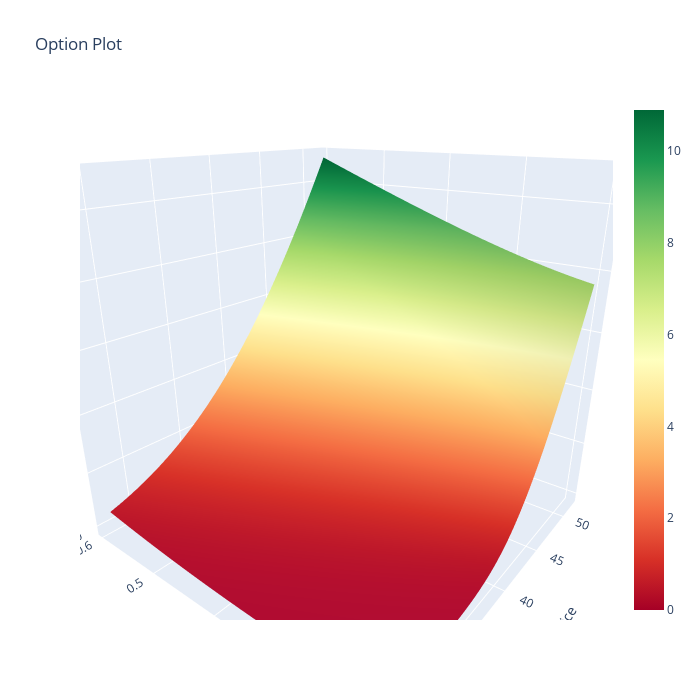

Source (notebook cell):
### Code cell
import plotly.graph_objects as go

fig = go.Figure(data=[go.Surface(x=shock_grid.prices(), y=shock_grid.volatilities(), z=valuations, colorscale="rdylgn")])
fig.update_layout(title="Option Plot", width=700, height=700)
fig.update_scenes(xaxis_title_text='Price', yaxis_title_text='Volatility', zaxis_title_text='BSM Valuation')
fig.show()

### Figure 1 — Plotly figure (JSON) as saved in the notebook; plotly's stock layout.template omitted (floating-point values rounded to 4 significant figures; data arrays with more than 128 entries replaced by an {"elided": "..."} marker saying what was removed)
{"data": [{"colorscale": [[0, "rgb(165,0,38)"], [0.1, "rgb(215,48,39)"], [0.2, "rgb(244,109,67)"], [0.3, "rgb(253,174,97)"], [0.4, "rgb(254,224,139)"], [0.5, "rgb(255,255,191)"], [0.6, "rgb(217,239,139)"], [0.7, "rgb(166,217,106)"], [0.8, "rgb(102,189,99)"], [0.9, "rgb(26,152,80)"], [1, "rgb(0,104,55)"]], "type": "surface", "x": [28, 28.24, 28.48, 28.72, 28.96, 29.2, 29.44, 29.68, 29.92, 30.16, 30.4, 30.64, 30.88, 31.12, 31.36, 31.6, 31.84, 32.08, 32.32, 32.56, 32.8, 33.04, 33.28, 33.52, 33.76, 34, 34.24, 34.48, 34.72, 34.96, 35.2, 35.44, 35.68, 35.92, 36.16, 36.4, 36.64, 36.88, 37.12, 37.36, 37.6, 37.84, 38.08, 38.32, 38.56, 38.8, 39.04, 39.28, 39.52, 39.76, 40, 40.24, 40.48, 40.72, 40.96, 41.2, 41.44, 41.68, 41.92, 42.16, 42.4, 42.64, 42.88, 43.12, 43.36, 43.6, 43.84, 44.08, 44.32, 44.56, 44.8, 45.04, 45.28, 45.52, 45.76, 46, 46.24, 46.48, 46.72, 46.96, 47.2, 47.44, 47.68, 47.92, 48.16, 48.4, 48.64, 48.88, 49.12, 49.36, 49.6, 49.84, 50.08, 50.32, 50.56, 50.8, 51.04, 51.28, 51.52, 51.76], "y": [0.2, 0.204, 0.208, 0.212, 0.216, 0.22, 0.224, 0.228, 0.232, 0.236, 0.24, 0.244, 0.248, 0.252, 0.256, 0.26, 0.264, 0.268, 0.272, 0.276, 0.28, 0.284, 0.288, 0.292, 0.296, 0.3, 0.304, 0.308, 0.312, 0.316, 0.32, 0.324, 0.328, 0.332, 0.336, 0.34, 0.344, 0.348, 0.352, 0.356, 0.36, 0.364, 0.368, 0.372, 0.376, 0.38, 0.384, 0.388, 0.392, 0.396, 0.4, 0.404, 0.408, 0.412, 0.416, 0.42, 0.424, 0.428, 0.432, 0.436, 0.44, 0.444, 0.448, 0.452, 0.456, 0.46, 0.464, 0.468, 0.472, 0.476, 0.48, 0.484, 0.488, 0.492, 0.496, 0.5, 0.504, 0.508, 0.512, 0.516, 0.52, 0.524, 0.528, 0.532, 0.536, 0.54, 0.544, 0.548, 0.552, 0.556, 0.56, 0.564, 0.568, 0.572, 0.576, 0.58, 0.584, 0.588, 0.592, 0.596], "z": {"elided": "100x100 float values"}}], "layout": {"height": 700, "scene": {"aspectmode": "auto", "aspectratio": {"x": 1, "y": 1, "z": 1}, "camera": {"center": {"x": 0, "y": 0, "z": 0}, "eye": {"x": -1.218, "y": -0.9628, "z": 0.6164}, "projection": {"type": "perspective"}, "up": {"x": 0, "y": 0, "z": 1}}, "xaxis": {"title": {"text": "Price"}, "type": "linear"}, "yaxis": {"title": {"text": "Volatility"}, "type": "linear"}, "zaxis": {"title": {"text": "BSM Valuation"}, "type": "linear"}}, "title": {"text": "Option Plot"}, "width": 700}}
